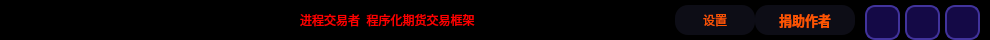
        <widget class="QFrame" name="Headerframe">
         <property name="minimumSize">
          <size>
           <width>0</width>
           <height>40</height>
          </size>
         </property>
         <property name="maximumSize">
          <size>
           <width>16777215</width>
           <height>40</height>
          </size>
         </property>
         <property name="styleSheet">
          <string notr="true">QFrame {
	background-color: rgb(0, 0, 0);
	border: none;
	
	border-radius: 20px;
}

</string>
         </property>
         <property name="frameShape">
          <enum>QFrame::StyledPanel</enum>
         </property>
         <property name="frameShadow">
          <enum>QFrame::Raised</enum>
         </property>
         <layout class="QHBoxLayout" name="horizontalLayout_7">
          <property name="spacing">
           <number>0</number>
          </property>
          <property name="leftMargin">
           <number>20</number>
          </property>
          <property name="topMargin">
           <number>0</number>
          </property>
          <property name="rightMargin">
           <number>5</number>
          </property>
          <property name="bottomMargin">
           <number>0</number>
          </property>
          <item>
           <spacer name="horizontalSpacer_10">
            <property name="orientation">
             <enum>Qt::Horizontal</enum>
            </property>
            <property name="sizeType">
             <enum>QSizePolicy::Fixed</enum>
            </property>
            <property name="sizeHint" stdset="0">
             <size>
              <width>30</width>
              <height>20</height>
             </size>
            </property>
           </spacer>
          </item>
          <item>
           <widget class="QFrame" name="frame_68">
            <property name="minimumSize">
             <size>
              <width>120</width>
              <height>0</height>
             </size>
            </property>
            <property name="maximumSize">
             <size>
              <width>120</width>
              <height>50</height>
             </size>
            </property>
            <property name="contextMenuPolicy">
             <enum>Qt::CustomContextMenu</enum>
            </property>
            <property name="styleSheet">
             <string notr="true"/>
            </property>
            <property name="frameShape">
             <enum>QFrame::StyledPanel</enum>
            </property>
            <property name="frameShadow">
             <enum>QFrame::Raised</enum>
            </property>
            <layout class="QHBoxLayout" name="horizontalLayout_39">
             <property name="spacing">
              <number>0</number>
             </property>
             <property name="leftMargin">
              <number>0</number>
             </property>
             <property name="topMargin">
              <number>0</number>
             </property>
             <property name="rightMargin">
              <number>0</number>
             </property>
             <property name="bottomMargin">
              <number>0</number>
             </property>
             <item>
              <widget class="QLabel" name="label_logo">
               <property name="minimumSize">
                <size>
                 <width>120</width>
                 <height>40</height>
                </size>
               </property>
               <property name="maximumSize">
                <size>
                 <width>120</width>
                 <height>40</height>
                </size>
               </property>
               <property name="text">
                <string>TextLabel</string>
               </property>
               <property name="scaledContents">
                <bool>true</bool>
               </property>
              </widget>
             </item>
            </layout>
           </widget>
          </item>
          <item>
           <spacer name="horizontalSpacer_2">
            <property name="orientation">
             <enum>Qt::Horizontal</enum>
            </property>
            <property name="sizeType">
             <enum>QSizePolicy::Expanding</enum>
            </property>
            <property name="sizeHint" stdset="0">
             <size>
              <width>130</width>
              <height>20</height>
             </size>
            </property>
           </spacer>
          </item>
          <item>
           <widget class="QLabel" name="label_tital">
            <property name="styleSheet">
             <string notr="true">font: 700 22pt &quot;等线&quot;;
color: rgb(255, 0, 0);
border: none;</string>
            </property>
            <property name="text">
             <string>进程交易者  程序化期货交易框架</string>
            </property>
           </widget>
          </item>
          <item>
           <spacer name="horizontalSpacer">
            <property name="orientation">
             <enum>Qt::Horizontal</enum>
            </property>
            <property name="sizeType">
             <enum>QSizePolicy::Expanding</enum>
            </property>
            <property name="sizeHint" stdset="0">
             <size>
              <width>200</width>
              <height>20</height>
             </size>
            </property>
           </spacer>
          </item>
          <item>
           <widget class="QPushButton" name="Btn_setting">
            <property name="minimumSize">
             <size>
              <width>80</width>
              <height>30</height>
             </size>
            </property>
            <property name="maximumSize">
             <size>
              <width>80</width>
              <height>30</height>
             </size>
            </property>
            <property name="styleSheet">
             <string notr="true">QPushButton {
	border: none;
	background-color: rgba(40, 40, 70, 80);
	color: rgb(255, 85, 0);	
	
	font: 700 10pt &quot;等线&quot;;
	border-radius: 13px;
}

QPushButton:hover {
	border-left: 3px solid rgb(255, 85, 0);
	border-right: 3px solid rgb(255, 85, 0);
}

QPushButton:pressed {
	background-color: rgb(25, 25, 25);
}</string>
            </property>
            <property name="text">
             <string>设置</string>
            </property>
            <property name="icon">
             <iconset resource="../resource.qrc">
              <normaloff>:/图标/icons/设置.svg</normaloff>:/图标/icons/设置.svg</iconset>
            </property>
            <property name="iconSize">
             <size>
              <width>30</width>
              <height>30</height>
             </size>
            </property>
           </widget>
          </item>
          <item>
           <widget class="QPushButton" name="Btn_donation">
            <property name="minimumSize">
             <size>
              <width>100</width>
              <height>30</height>
             </size>
            </property>
            <property name="maximumSize">
             <size>
              <width>100</width>
              <height>30</height>
             </size>
            </property>
            <property name="font">
             <font>
              <family>等线</family>
              <pointsize>10</pointsize>
              <italic>false</italic>
              <bold>true</bold>
             </font>
            </property>
            <property name="styleSheet">
             <string notr="true">QPushButton {
	border: none;
	background-color: rgba(40, 40, 70, 80);
	color: rgb(255, 85, 0);	
	
	font: 700 10pt &quot;等线&quot;;
	border-radius: 13px;
}

QPushButton:hover {
	border-left: 3px solid rgb(255, 85, 0);
	border-right: 3px solid rgb(255, 85, 0);
}

QPushButton:pressed {
	background-color: rgb(25, 25, 25);
}</string>
            </property>
            <property name="text">
             <string>捐助作者</string>
            </property>
            <property name="icon">
             <iconset resource="../resource.qrc">
              <normaloff>:/图标/icons/作者.svg</normaloff>:/图标/icons/作者.svg</iconset>
            </property>
            <property name="iconSize">
             <size>
              <width>30</width>
              <height>30</height>
             </size>
            </property>
           </widget>
          </item>
          <item>
           <spacer name="horizontalSpacer_3">
            <property name="orientation">
             <enum>Qt::Horizontal</enum>
            </property>
            <property name="sizeType">
             <enum>QSizePolicy::Preferred</enum>
            </property>
            <property name="sizeHint" stdset="0">
             <size>
              <width>10</width>
              <height>20</height>
             </size>
            </property>
           </spacer>
          </item>
          <item>
           <widget class="QFrame" name="frame_99">
            <property name="minimumSize">
             <size>
              <width>120</width>
              <height>0</height>
             </size>
            </property>
            <property name="frameShape">
             <enum>QFrame::StyledPanel</enum>
            </property>
            <property name="frameShadow">
             <enum>QFrame::Raised</enum>
            </property>
            <layout class="QHBoxLayout" name="horizontalLayout_53">
             <property name="spacing">
              <number>5</number>
             </property>
             <property name="leftMargin">
              <number>0</number>
             </property>
             <property name="topMargin">
              <number>5</number>
             </property>
             <property name="rightMargin">
              <number>5</number>
             </property>
             <property name="bottomMargin">
              <number>0</number>
             </property>
             <item>
              <widget class="QPushButton" name="Btn_min_window">
               <property name="minimumSize">
                <size>
                 <width>35</width>
                 <height>35</height>
                </size>
               </property>
               <property name="maximumSize">
                <size>
                 <width>35</width>
                 <height>35</height>
                </size>
               </property>
               <property name="styleSheet">
                <string notr="true">QPushButton {
	border: 2px solid rgb(65, 51, 156);
	border-radius: 10px;
	background-color: rgb(20, 9, 70);
	text-align: center;
}

QPushButton:hover {
	background-color: rgb(31, 31, 50);
	border: 2px solid rgb(255, 85, 0);
}

QPushButton:pressed {
	background-color: rgb(21, 21, 21)
}</string>
               </property>
               <property name="text">
                <string/>
               </property>
               <property name="icon">
                <iconset resource="../resource.qrc">
                 <normaloff>:/图标/icons/最小化.svg</normaloff>:/图标/icons/最小化.svg</iconset>
               </property>
               <property name="iconSize">
                <size>
                 <width>30</width>
                 <height>30</height>
                </size>
               </property>
              </widget>
             </item>
             <item>
              <widget class="QPushButton" name="Btn_normal_max_window">
               <property name="minimumSize">
                <size>
                 <width>35</width>
                 <height>35</height>
                </size>
               </property>
               <property name="maximumSize">
                <size>
                 <width>35</width>
                 <height>35</height>
                </size>
               </property>
               <property name="styleSheet">
                <string notr="true">QPushButton {
	border: 2px solid rgb(65, 51, 156);
	border-radius: 10px;
	background-color: rgb(20, 9, 70);
	text-align: center;
}

QPushButton:hover {
	background-color: rgb(31, 31, 50);
	border: 2px solid rgb(255, 85, 0);
}

QPushButton:pressed {
	background-color: rgb(21, 21, 21)
}</string>
               </property>
               <property name="text">
                <string/>
               </property>
               <property name="icon">
                <iconset resource="../resource.qrc">
                 <normaloff>:/图标/icons/最大化-还原.svg</normaloff>:/图标/icons/最大化-还原.svg</iconset>
               </property>
               <property name="iconSize">
                <size>
                 <width>30</width>
                 <height>30</height>
                </size>
               </property>
              </widget>
             </item>
             <item>
              <widget class="QPushButton" name="Btn_close_window">
               <property name="minimumSize">
                <size>
                 <width>35</width>
                 <height>35</height>
                </size>
               </property>
               <property name="maximumSize">
                <size>
                 <width>35</width>
                 <height>35</height>
                </size>
               </property>
               <property name="styleSheet">
                <string notr="true">QPushButton {
	border: 2px solid rgb(65, 51, 156);
	border-radius: 10px;
	background-color: rgb(20, 9, 70);
	text-align: center;
}

QPushButton:hover {
	background-color: rgb(31, 31, 50);
	border: 2px solid rgb(255, 85, 0);
}

QPushButton:pressed {
	background-color: rgb(21, 21, 21)
}</string>
               </property>
               <property name="text">
                <string/>
               </property>
               <property name="icon">
                <iconset resource="../resource.qrc">
                 <normaloff>:/图标/icons/关闭.svg</normaloff>:/图标/icons/关闭.svg</iconset>
               </property>
               <property name="iconSize">
                <size>
                 <width>35</width>
                 <height>35</height>
                </size>
               </property>
              </widget>
             </item>
            </layout>
           </widget>
          </item>
         </layout>
        </widget>
